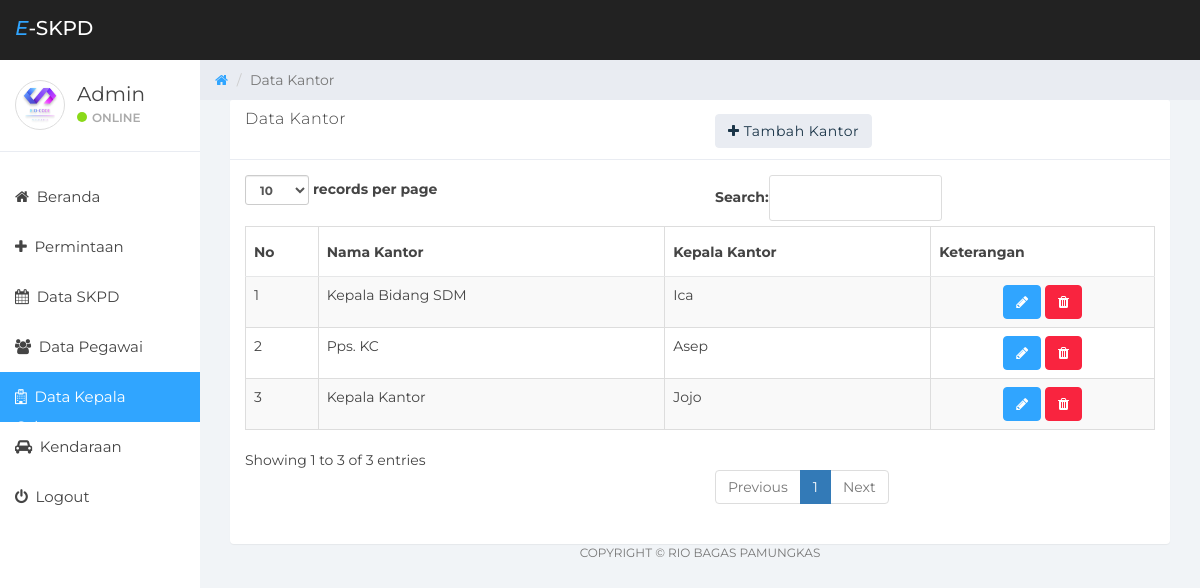
Screenshot of /admin/data_kantor.php (signed in) with the database file from the repository.
### tables this page shows
CREATE TABLE `pegawai` (
  `npp` varchar(20) NOT NULL,
  `password` varchar(50) NOT NULL,
  `hak_akses` enum('admin','pegawai','kepala_cabang') NOT NULL,
  `nama_pegawai` varchar(50) NOT NULL,
  `jenis_kelamin` enum('Laki-laki','Perempuan') NOT NULL,
  `pangkat` varchar(30) NOT NULL,
  `jabatan` varchar(100) NOT NULL,
  `konseptor` varchar(30) NOT NULL
);

CREATE TABLE `kantor` (
  `id_kantor` int(11) NOT NULL,
  `nama_kantor` varchar(100) NOT NULL,
  `singkatan` varchar(50) NOT NULL,
  `knpp` varchar(50) NOT NULL
);

### admin/data_kantor.php (the view, shortened to what this page needs)
<?php
$npp = ($_SESSION['id_eskpd']);
?>
<!DOCTYPE html>
<html>
<head>
	<link href="../assets/css/bootstrap.min.css" rel="stylesheet">
	<link href="../assets/css/font-awesome.min.css" rel="stylesheet">
	<link href="../assets/css/datepicker3.css" rel="stylesheet">
	<link href="../assets/css/styles.css" rel="stylesheet">
</head>
<body>
	<nav class="navbar navbar-custom navbar-fixed-top" role="navigation">
		<div class="container-fluid">
			<div class="navbar-header">
				<a class="navbar-brand" href="#"><i><span>E</span></i>-SKPD</a>
			</div>
		</div>
	</nav>
	<div id="sidebar-collapse" class="col-sm-3 col-lg-2 sidebar">
		<div class="profile-sidebar">
			<div class="profile-userpic">
				<img src="../assets/images/logo.png" class="img-thumbnail" alt="">
			</div>
			<div class="profile-usertitle">
				<?php
				include '../dbconfig.php';
        		$data = mysqli_query($connect, "SELECT * FROM pegawai WHERE npp = '$npp'");
				while($row = mysqli_fetch_array($data)){
				?>
					<div class="profile-usertitle-name"><?php echo $row['nama_pegawai']; ?></div>
				<?php } ?>
				<div class="profile-usertitle-status"><span class="indicator label-success"></span>Online</div>
			</div>
		</div>
		<ul class="nav menu">
			<li><a href="index.php"><em class="fa fa-home">&nbsp;</em> Beranda</a></li>
			<li><a href="permintaan.php"><em class="fa fa-plus">&nbsp;</em> Permintaan</a></li>
			<li><a href="data_skpd.php"><em class="fa fa-calendar">&nbsp;</em> Data SKPD</a></li>
			<li><a href="data_pegawai.php"><em class="fa fa-users">&nbsp;</em> Data Pegawai</a></li>
			<li class="active"><a href="data_kantor.php"><em class="fa fa-hospital-o">&nbsp;</em> Data Kepala Cabang</a></li>
			<li><a href="data_kendaraan.php"><em class="fa fa-automobile">&nbsp;</em> Kendaraan</a></li>
			<li><a href="../logout.php"><em class="fa fa-power-off">&nbsp;</em> Logout</a></li>
		</ul>
	</div>
	<div class="col-sm-9 col-sm-offset-3 col-lg-10 col-lg-offset-2 main">
		<div class="row">
			<ol class="breadcrumb">
				<li><a href="index.php">
					<em class="fa fa-home"></em>
				</a></li>
				<li class="active">Data Kantor</li>
			</ol>
		</div>
		<div class="col-md-12 col-md-offset-0">
			<div class="panel panel-default panel-table">
				<div class="panel-heading">
					<div class="row">
						<div class="col col-xs-6">
							<h3 class="panel-title">Data Kantor</h3>
						</div>
						<div class="col-xs-3 col-md-3 col-lg-3">
							<a href="tambah_kantor.php" class="btn btn-default"><em class="fa fa-plus"></em> Tambah Kantor</a>
						</div>
					</div>
				</div>
				<div class="panel-body">
					<table class="table table-striped table-bordered table-list">
						<thead>
							<tr>
								<th>No</th>
								<th>Nama Kantor</th>
								<th>Kepala Kantor</th>
								<th>Keterangan</th>
							</tr>
						</thead>
						<tbody>
							<?php $no=1;
								include '../dbconfig.php';
								$tampil = mysqli_query($connect, "SELECT * FROM pegawai p JOIN kantor k ON p.npp = k.knpp order by k.id_kantor desc");
							foreach ($tampil as $row){
								echo "<tr>
								<td>".$no."</td>
								<td>".$row['nama_kantor']."</td>
								<td>".$row['nama_pegawai']."</td> " ?>
								<td align="center">
								<a href="update_kantor.php?id_kantor=<?php echo $row['id_kantor']; ?>" class="btn btn-primary"><em class="fa fa-pencil"></em></a>
								<a data-href="delete_kantor.php?id_kantor=<?php echo $row['id_kantor']; ?>" data-toggle='modal' data-target='#konfirmasi_hapus' class="btn btn-danger"><em class="fa fa-trash"></em></a>
								</td>
								</tr><?php
								$no++;
							}?>
						</tbody>
					</table>
				</div>
				<div class="col-sm-12">
					<p class="back-link">Copyright &copy; Rio Bagas Pamungkas</p>
				</div>
			</div>
		</div>
	</div>
</body>
</html>

### assets/css/styles.css (style rules this page uses)
body { background: #f1f4f7; padding-top: 60px; font-size: 14px; color: #444444; font-family: "Montserrat", "Helvetica Neue", Helvetica, Arial, sans-serif; }
p { color: #777; }
a, a:hover, a:focus { color: #30a5ff; }
h1, h2, h3, h4, h5, h6 { color: #444444; }
h3, h4 { font-weight: 300; }
.navbar-custom { background: #222; height: 60px; }
.navbar-header .navbar-brand { color: #fff; font-size: 20px; text-transform: uppercase; font-weight: 500; height: 60px; padding-top: 18px; }
.navbar-header .navbar-brand span { color: #30a5ff; }
.btn-default, .btn-default:hover, .btn-default:focus, .btn-default:active, .btn-default.active, .open > .dropdown-toggle.btn-default, .btn-default.disabled, .btn-default[disabled], fieldset[disabled] .btn-default, .btn-default.disabled:hover, .btn-default[disabled]:hover, fieldset[disabled] .btn-default:hover, .btn-default.disabled:focus, .btn-default[disabled]:focus, fieldset[disabled] .btn-default:focus, .btn-default.disabled:active, .btn-default[disabled]:active, fieldset[disabled] .btn-default:active, .btn-default.disabled.active, .btn-default[disabled].active, fieldset[disabled] .btn-default.active { background-color: #e9ecf2; border-color: #e9ecf2; color: #1b3548; }
.btn-primary, .btn-primary:hover, .btn-primary:focus, .btn-primary:active, .btn-primary.active, .open > .dropdown-toggle.btn-primary, .btn-primary.disabled, .btn-primary[disabled], fieldset[disabled] .btn-primary, .btn-primary.disabled:hover, .btn-primary[disabled]:hover, fieldset[disabled] .btn-primary:hover, .btn-primary.disabled:focus, .btn-primary[disabled]:focus, fieldset[disabled] .btn-primary:focus, .btn-primary.disabled:active, .btn-primary[disabled]:active, fieldset[disabled] .btn-primary:active, .btn-primary.disabled.active, .btn-primary[disabled].active, fieldset[disabled] .btn-primary.active { background-color: #30a5ff; border-color: #30a5ff; }
.btn-danger, .btn-danger:hover, .btn-danger:focus, .btn-danger:active, .btn-danger.active, .open > .dropdown-toggle.btn-danger, .btn-danger.disabled, .btn-danger[disabled], fieldset[disabled] .btn-danger, .btn-danger.disabled:hover, .btn-danger[disabled]:hover, fieldset[disabled] .btn-danger:hover, .btn-danger.disabled:focus, .btn-danger[disabled]:focus, fieldset[disabled] .btn-danger:focus, .btn-danger.disabled:active, .btn-danger[disabled]:active, fieldset[disabled] .btn-danger:active, .btn-danger.disabled.active, .btn-danger[disabled].active, fieldset[disabled] .btn-danger.active { background-color: #f9243f; border-color: #f9243f; }
.label-success { background-color: #8ad919; }
.panel { border: 0; }
.panel-heading { font-size: 20px; font-weight: 300; letter-spacing: 0.025em; height: 60px; line-height: 38px; }
.panel-default .panel-heading { background: #fff; border-bottom: 1px solid #e9ecf2; color: #444444; }
.navbar { border: 0; }
.sidebar { display: block; padding: 0; display: none; box-shadow: none; background: #fff; }
.sidebar ul { margin: 20px 0px; }
@media (min-width: 768px) { .sidebar { display: block; position: fixed; top: 60px; bottom: 0; left: 0; z-index: 1000; display: block; margin: 0; padding: 0; overflow-x: hidden; overflow-y: auto; } }
@media (min-width: 768px) { .navbar-header { width: 100%; } }
.sidebar ul.nav .active a, .sidebar ul.nav li.parent a.active, .sidebar ul.nav .active > a:hover, .sidebar ul.nav li.parent a.active:hover, .sidebar ul.nav .active > a:focus, .sidebar ul.nav li.parent a.active:focus { color: #fff; background-color: #30a5ff; }
.sidebar ul.nav li a { height: 50px; font-size: 15px; line-height: 2em; color: #444444; }
.profile-sidebar { padding: 10px 0; border-bottom: 1px solid #e9ecf2; }
.indicator { width: 10px; height: 10px; display: inline-block; border-radius: 9999px; margin-right: 5px; }
.profile-userpic img { float: left; margin: 10px 0px 0px 15px; width: 50px; height: 50px; border-radius: 9999px !important; }
.profile-usertitle { float: left; text-align: left; margin: 10px 0 0 12px; }
.profile-usertitle-name { font-size: 20px; margin-bottom: 0px; }
.profile-usertitle-status { text-transform: uppercase; color: #AAA; font-size: 12px; font-weight: 600; margin-bottom: 15px; }
.breadcrumb { border-radius: 0; padding: 10px 15px 10px 15px; background: #e9ecf2; margin: 0; }
.table { background: #fff; }
.table > thead > tr > th { border-bottom: 1px solid #e6e7e8; vertical-align: middle; height: 50px; }
p.back-link { text-align: center; margin-bottom: 20px; font-size: 12px; text-transform: uppercase; }

### rows the page displays
pegawai: nama_pegawai "Admin"
kantor: nama_kantor "Kepala Bidang SDM", knpp.nama_pegawai "Ica"
kantor: nama_kantor "Pps. KC", knpp.nama_pegawai "Asep"
kantor: nama_kantor "Kepala Kantor", knpp.nama_pegawai "Jojo"
